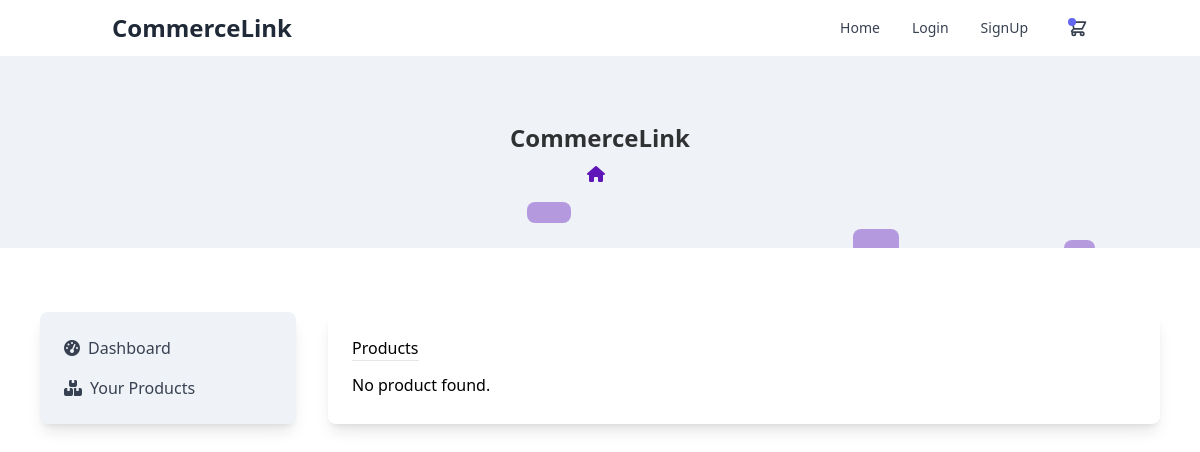
Before: /products_list/ with the older database file.
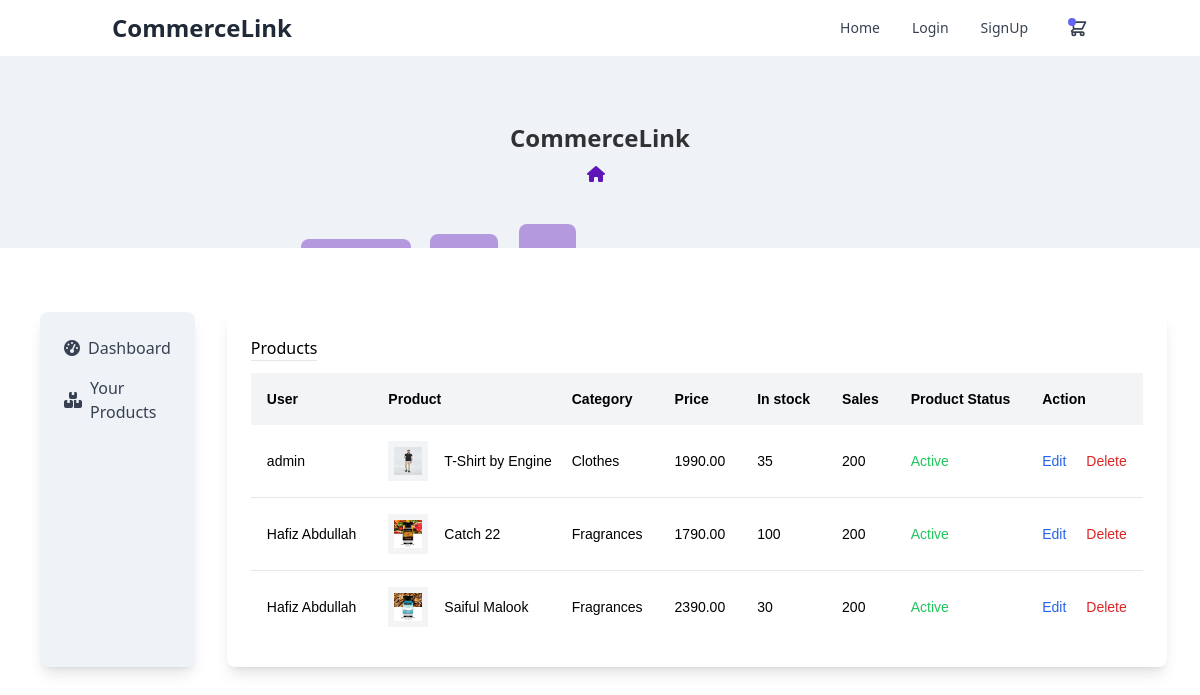
After: the same page with the newer database file.
### products/models.py (models this page shows, shortened)
class Product(models.Model):
    author                  = models.ForeignKey(CustomUser, null=True, on_delete=models.CASCADE)
    category                = models.ForeignKey(Categorie, on_delete=models.CASCADE)
    title                   = models.CharField(max_length=100)
    description             = models.TextField()
    image                   = models.ImageField(upload_to='products/')
    brand                   = models.CharField(max_length=20)
    color                   = models.CharField(max_length=200)
    price                   = models.DecimalField(default=0, max_digits=7, decimal_places=2)
    countInStock            = models.IntegerField(default=0)
    created_at              = models.DateTimeField(auto_now_add=True)
    is_active               = models.BooleanField(default=True)

class Categorie(models.Model):
    name                    = models.CharField(max_length=50)
    image                   = models.ImageField(upload_to='category/')
    author                  = models.ForeignKey(CustomUser, null=True, on_delete=models.SET_NULL)
    color                   = models.CharField(max_length=50, default='white')
    created_at              = models.DateTimeField(auto_now_add=True)

### user_accounts/models.py (models this page shows, shortened)
class CustomUser(AbstractUser):
    username                = None
    name                    = models.CharField(max_length=255)
    email                   = models.EmailField(max_length=255, unique=True)
    is_verified             = models.BooleanField(default=False, blank=True)
    email_token             = models.CharField(max_length=200)
    is_banned               = models.BooleanField(default=False, blank=True)
    ROLE_CHOICES = [
        ('admin', 'Admin'),
        ('seller', 'Seller'),
        ('buyer', 'Buyer')
    ]
    role                    = models.CharField(max_length=10, default='buyer')
    USERNAME_FIELD = 'email'
    REQUIRED_FIELDS = ['name']
    objects = MyAccountManager()

### products/views.py (the view)
# urls.py: path("products_list/", products_list, name="products_list"),
def products_list(request):
    products = Product.objects.all()
    context = {'products': products}
    return render(request, "products/products_list.html", context)

### products/templates/products/products_list.html (shortened to what this page needs)
{% extends 'main_base.html' %}
{% block maincontent %}
<div class="w-full">
    <div class="flex justify-between mb-3">
        <h1 class="border-b"> Products</h1>
    </div>
    <div class="font-sans overflow-x-auto">
        {% if products %}
        <div class="overflow-x-auto font-[sans-serif]">
            <table class="min-w-full bg-white">
                <thead class="bg-gray-100 whitespace-nowrap">
                    <tr>
                        <th class="p-4 text-left text-sm font-semibold text-black">
                            User
                        </th>
                        <th class="p-4 text-left text-sm font-semibold text-black">
                            Product
                        </th>
                        <th class="p-4 text-left text-sm font-semibold text-black">
                            Category
                        </th>
                        <th class="p-4 text-left text-sm font-semibold text-black">
                            Price
                        </th>
                        <th class="p-4 text-left text-sm font-semibold text-black">
                            In stock
                        </th>
                        <th class="p-4 text-left text-sm font-semibold text-black">
                            Sales
                        </th>
                        <th class="p-4 text-left text-sm font-semibold text-black">
                            Product Status
                        </th>
                        <th class="p-4 text-left text-sm font-semibold text-black">
                            Action
                        </th>
                    </tr>
                </thead>
                <tbody class="whitespace-nowrap divide-y divide-gray-200">
                    {% for product in products %}
                    <tr>
                        <td class="p-4 text-sm">
                            {{product.author.name}}
                        </td>
                        <td class="p-4 text-sm">
                            <div class="flex items-center cursor-pointer">
                                <img src='{{product.image.url}}' class="w-10 h-10 p-1.5 shrink-0 bg-gray-100" />
                                <div class="mx-4">
                                    <p class="text-sm text-black">{{product.title}}</p>
                                </div>
                            </div>
                        </td>
                        <td class="p-4 text-sm">
                            {{product.category.name}}
                        </td>
                        <td class="p-4 text-sm">
                            {{product.price}}
                        </td>
                        <td class="p-4 text-sm">
                            {{product.countInStock}}
                        </td>
                        <td class="p-4 text-sm">
                            200
                        </td>
                        <td class="p-4 text-sm">
                            {% if product.is_active %}
                            <span class="text-green-500">Active</span>
                            {% else %}
                            <span class="text-red-500">Non Active</span>
                            {% endif %}
                        </td>
                        <td class="px-4 py-4 text-sm text-gray-800">
                            <a href="{% url 'update_product' product_id=product.id %}">
                                <button class="text-blue-600 mr-4">Edit</button>
                            </a>
                            <button class="text-red-600 delete-product-btn" data-id="{{product.id}}">Delete</button>
                        </td>
                    </tr>
                    {% endfor %}
                </tbody>
            </table>
        </div>
        {% else %}
        <p>No product found.</p>
        {% endif %}
    </div>
</div>
{% endblock %}

Changed rows visible on the page:
added Product: author.name "admin", image (picture), title "T-Shirt by Engine", category.name "Clothes", price "1990.00", countInStock "35", is_active "Active"
added Product: author.name "Hafiz Abdullah", image (picture), title "Catch 22", category.name "Fragrances", price "1790.00", countInStock "100", is_active "Active"
added Product: author.name "Hafiz Abdullah", image (picture), title "Saiful Malook", category.name "Fragrances", price "2390.00", countInStock "30", is_active "Active"
Other visible differences:
text no longer shown: "No product found."
text now shown: "User Product Category Price In stock Sales Product Status Action"
